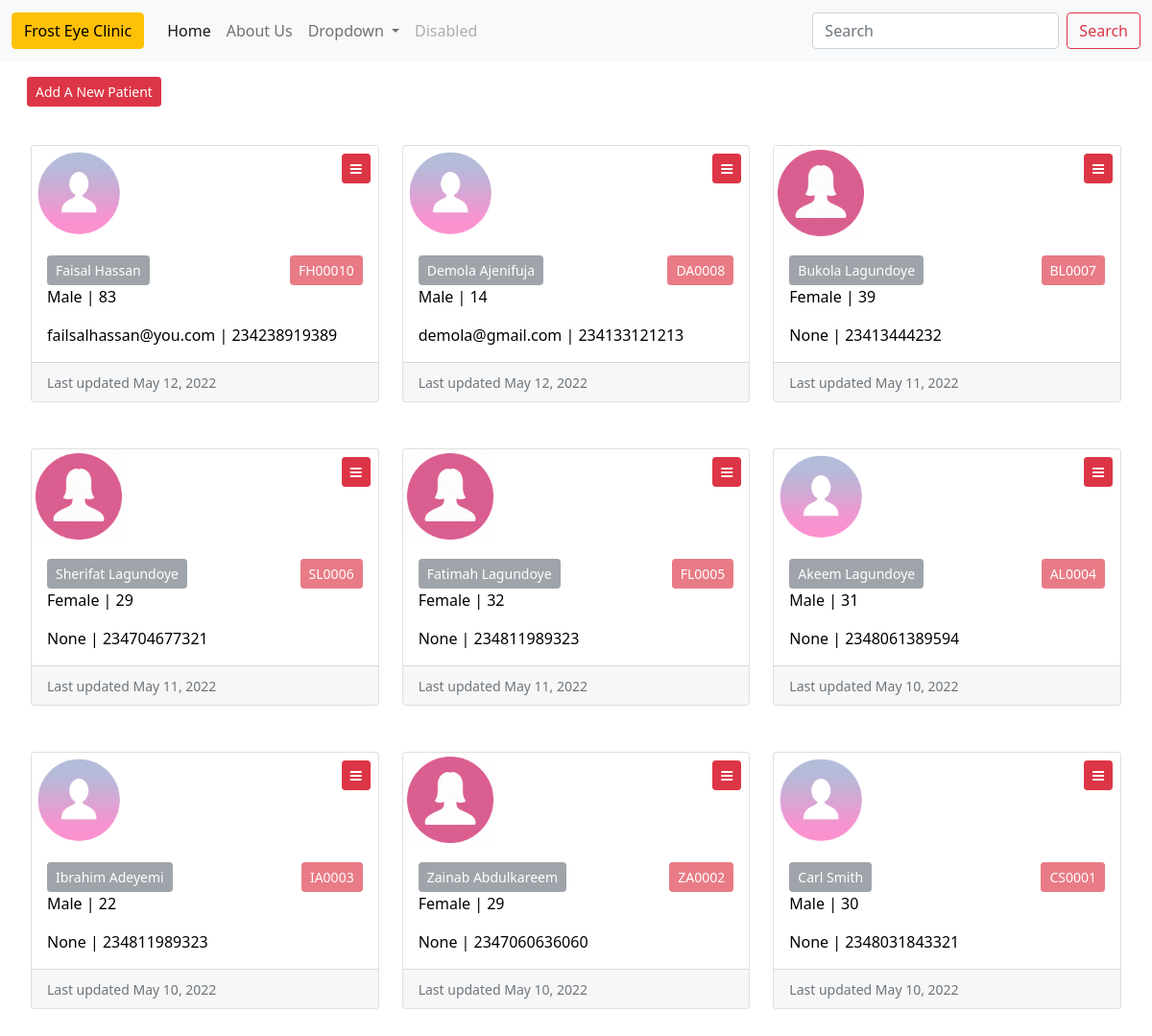
The page /office_app/ on the database its author committed.
### office_app/models.py (models this page shows, shortened)
class Patient(models.Model):
    first_name = models.CharField(max_length=25)
    last_name = models.CharField(max_length=25)
    age = models.IntegerField(default=1)
    email = models.EmailField(null=True, blank=True)
    phone_number = models.CharField(max_length=30)
    timestamp = models.DateTimeField(auto_now_add=True, null=True)
    gender = models.CharField(max_length=10, choices=GENDER_CHOICES, null=True)
    avatar = models.ImageField(upload_to ='static/images/models', null=True, blank=True)
    is_active = models.BooleanField(default=True)
    assigned_doctor = models.ManyToManyField(Doctors, blank=True)
    class Meta:
        ordering = ['first_name', 'last_name']
    @property
    def full_name(self):
        return f'{self.first_name} {self.last_name}'
    @property
    def is_male(self):
        if self.gender == 'Male':
            return True
    @property
    def is_female(self):
        if self.gender == 'Female':
            return True
    @property
    def last_updated(self):
        return self.timestamp.date()
    @property
    def patient_card_number(self):
        random_number = self.first_name[0] + self.last_name[0] + '000' + str(self.pk)
        return random_number

### office_app/views.py (the view)
# urls.py: path('', HomeView.as_view(), name='list_patients'),
class HomeView(ListView):
    model = Patient
    queryset = Patient.objects.all().order_by('-id')
    context_object_name = 'patients'

### office_app/templates/office_app/patient_list.html (shortened to what this page needs)
{% extends 'base.html' %}
{% load static %}
{% block content %}
        <div class="m-3">
            <a href="{% url 'office_app:add_patient' %}">
                <button class="btn btn-danger btn-sm">
                    Add A New Patient
                </button>
            </a>
        </div>
        <div class="row row-cols-3 m-2">
            {% for patient in patients %}
                <div class="col">
                    <a href="{% url 'office_app:patient_detail' patient_id=patient.pk %}">
                        <div class="card my-4">
                            <div class="">
                                <div class="image-left">
                                    {% if patient.profile_img %}
                                        <img src="{{ patient.profile_img }}" class="card-img-top" alt="...">
                                    {% elif patient.is_male %}
                                        <img src="{% static 'office_app/male_icon.png' %}" class="card-img-top m-1" alt="...">
                                    {% elif patient.is_female %}
                                        <img src="{% static 'office_app/female_icon.webp' %}" class="card-img-top m-1" alt="...">
                                    {% else %}
                                        <img src="{% static 'office_app/male_icon.png' %}" class="card-img-top" alt="...">
                                    {% endif %}
                                </div>
                                <div class="dropdown dropdown-right m-2">
                                    <a class="btn btn-danger btn-sm" href="#" role="button" id="dropdownMenuLink" data-bs-toggle="dropdown" aria-expanded="false">
                                        <i class="fa fa-bars" aria-hidden="true"></i>
                                    </a>
                                </div>
                            </div>
                            <div class="card-body">
                                <button class="btn btn-secondary btn-sm disabled">{{ patient.full_name }}</button>
                                <p class="card-text card-number">
                                    <button class="btn btn-danger btn-sm disabled">
                                        {{ patient.patient_card_number }}
                                    </button>
                                </p>
                                <p class="card-text">{{ patient.gender }} | {{ patient.age }}</p>
                                <p class="card-text">{{ patient.email }} | {{ patient.phone_number }}</p>
                            </div>
                            <div class="card-footer">
                                <small class="text-muted">Last updated {{ patient.last_updated }}</small>
                            </div>
                        </div>
                    </a>
                </div>
            {% endfor %}
        </div>
{% endblock %}

### office_app/templates/base.html (style rules this page uses)
img { display: flex; max-width: 50%; height: auto; }
a { text-decoration: none; }
p { color:black }
.image-left { float: left; width: 50%; }
.dropdown-right { float: right; }
.card-number { float: right; }

### rows shown on the page
Patient: full_name "Faisal Hassan", patient_card_number "FH00010", gender "Male", age "83", email "failsalhassan@you.com", phone_number "234238919389", last_updated "May 12, 2022"
Patient: full_name "Demola Ajenifuja", patient_card_number "DA0008", gender "Male", age "14", email "demola@gmail.com", phone_number "234133121213", last_updated "May 12, 2022"
Patient: full_name "Bukola Lagundoye", patient_card_number "BL0007", gender "Female", age "39", email "None", phone_number "23413444232", last_updated "May 11, 2022"
Patient: full_name "Sherifat Lagundoye", patient_card_number "SL0006", gender "Female", age "29", email "None", phone_number "234704677321", last_updated "May 11, 2022"
Patient: full_name "Fatimah Lagundoye", patient_card_number "FL0005", gender "Female", age "32", email "None", phone_number "234811989323", last_updated "May 11, 2022"
Patient: full_name "Akeem Lagundoye", patient_card_number "AL0004", gender "Male", age "31", email "None", phone_number "2348061389594", last_updated "May 10, 2022"
Patient: full_name "Ibrahim Adeyemi", patient_card_number "IA0003", gender "Male", age "22", email "None", phone_number "234811989323", last_updated "May 10, 2022"
Patient: full_name "Zainab Abdulkareem", patient_card_number "ZA0002", gender "Female", age "29", email "None", phone_number "2347060636060", last_updated "May 10, 2022"
Patient: full_name "Carl Smith", patient_card_number "CS0001", gender "Male", age "30", email "None", phone_number "2348031843321", last_updated "May 10, 2022"
